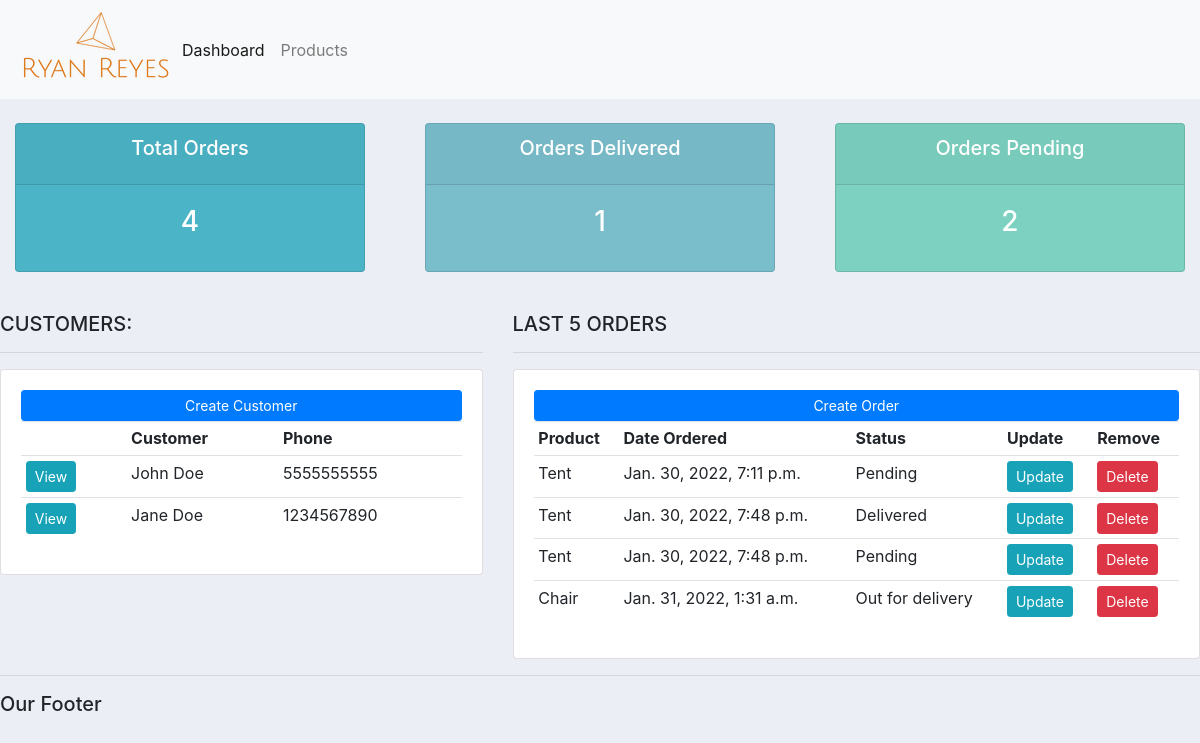
Before: / with the older database file.
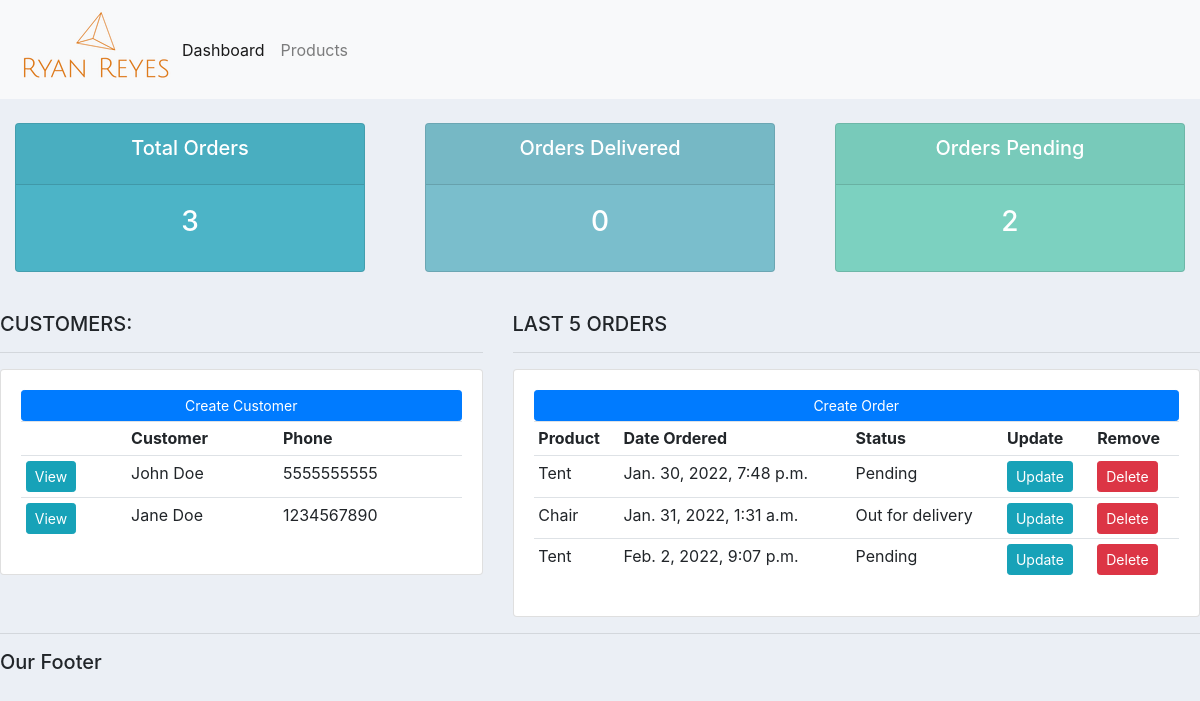
After: the same page with the newer database file.
### accounts/models.py (models this page shows, shortened)
class Customer(models.Model):
    name = models.CharField(max_length=200, null=True)
    phone = models.CharField(max_length=200, null=True)
    email = models.CharField(max_length=20, null=True)
    date_created = models.DateTimeField(auto_now_add=True, null=True)

class Order(models.Model):
    STATUS = (
        ('Pending', 'Pending'),
        ('Out for delivery', 'Out for delivery'),
        ('Delivered', 'Delivered')
    )
    customer = models.ForeignKey(
        Customer, null=True, on_delete=models.SET_NULL)
    product = models.ForeignKey(Product, null=True, on_delete=models.SET_NULL)
    date_created = models.DateTimeField(auto_now_add=True, null=True)
    status = models.CharField(max_length=200, null=True, choices=STATUS)

class Product(models.Model):
    CATEGORY = (
        ('Indoor', 'Indoor'),
        ('Outdoor', 'Outdoor')
    )
    name = models.CharField(max_length=200, null=True)
    price = models.FloatField(null=True)
    category = models.CharField(max_length=200, null=True, choices=CATEGORY)
    description = models.CharField(max_length=200, null=True)
    date_created = models.DateTimeField(auto_now_add=True, null=True)
    tag = models.ManyToManyField(Tag)
    def __str__(self):
        return self.name

### accounts/views.py (the view)
# urls.py: path('', views.home, name="home"),
def home(request):
    orders = Order.objects.all()
    customers = Customer.objects.all()
    total_customers = customers.count()
    total_orders = orders.count()
    delivered = orders.filter(status='Delivered').count()
    pending = orders.filter(status='Pending').count()
    context = {'orders': orders, 'customers': customers,
               'total_customers': total_customers, 'total_orders': total_orders,
               'delivered': delivered, 'pending': pending}
    return render(request, 'accounts/dboard.html', context)

### accounts/templates/accounts/dboard.html
{% extends 'accounts/main.html' %}
{% block content %}
{% include 'accounts/status.html' %}
<br>
<div class="row">
    <div class="col-md-5">
        <h5>CUSTOMERS:</h5>
        <hr>
        <div class="card card-body">
            <a class="btn btn-primary  btn-sm btn-block" href="">Create Customer</a>
            <table class="table table-sm">
                <tr>
                    <th></th>
                    <th>Customer</th>
                    <th>Phone</th>
                </tr>
                {% for customer in customers %}
                <tr>
                    <td><a class="btn btn-sm btn-info" href="{% url 'customer' customer.id %}">View</a></td>
                    <td>{{customer.name}}</td>
                    <td>{{customer.phone}}</td>
                </tr>
                {% endfor %}
            </table>
        </div>
    </div>
    <div class="col-md-7">
        <h5>LAST 5 ORDERS</h5>
        <hr>
        <div class="card card-body">
            <a class="btn btn-primary  btn-sm btn-block" href="{% url 'create_order' %}">Create Order</a>
            <table class="table table-sm">
                <tr>
                    <th>Product</th>
                    <th>Date Ordered</th>
                    <th>Status</th>
                    <th>Update</th>
                    <th>Remove</th>
                </tr>
                {% for order in orders %}
                <tr>
                    <td>{{order.product}}</td>
                    <td>{{order.date_created}}</td>
                    <td>{{order.status}}</td>
                    <td><a class="btn btn-sm btn-info" href="{% url 'update_order' order.id %}">Update</a></td>
                    <td><a class="btn btn-sm btn-danger" href="{% url 'delete_order' order.id %}">Delete</a></td>
                </tr>
                {% endfor %}
            </table>
        </div>
    </div>
</div>
{% endblock %}

Changed rows visible on the page:
removed Order: product "Tent", date_created "Jan. 30, 2022, 7:11 p.m.", status "Pending"
removed Order: product "Tent", date_created "Jan. 30, 2022, 7:48 p.m.", status "Delivered"
added Order: product "Tent", date_created "Feb. 2, 2022, 9:07 p.m.", status "Pending"
Other visible differences:
{{ total_orders }}: "4" → "3"
{{ delivered }}: "1" → "0"
